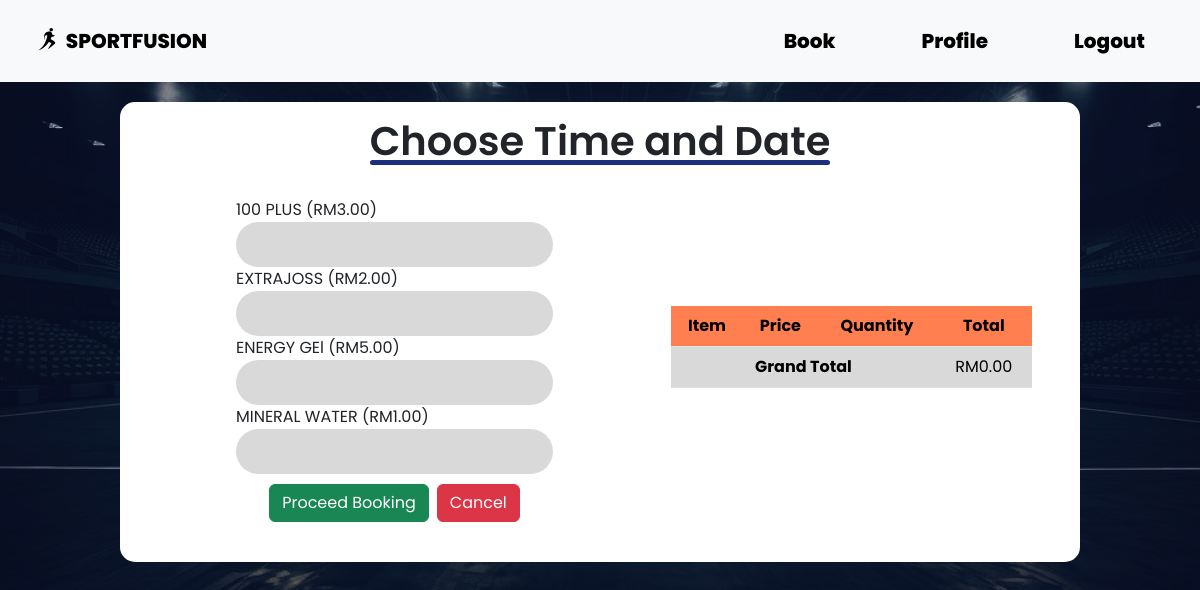
Page /cusAddOn.php (signed in) on the committed database.
### tables this page shows
CREATE TABLE `addon` (
  `ADDONID` int NOT NULL,
  `ADDONNAME` varchar(255) NOT NULL,
  `ADDONPRICE` decimal(10,2) DEFAULT NULL,
  `ADDONQUANTITY` int DEFAULT NULL
);

### cusAddOn.php (the view, shortened to what this page needs)
<!DOCTYPE html>
<html lang="en">
<head>
    <link rel="stylesheet" href="style.css">
    <link rel="stylesheet" href="css/bootstrap.min.css">
</head>
<body>
    <header>
        <nav class="navbar navbar-expand-lg navbar-light bg-light">
            <div class="container-fluid">
                <a class="navbar-brand" href="homeCus.php">
                    <img src="resource/logo.svg" alt="Logo" width="30" height="24" class="d-inline-block align-text-top">
                    SPORTFUSION
                </a>
                <div class="collapse navbar-collapse" id="navbarNav">
                    <ul class="navbar-nav ms-auto">
                        <li class="nav-item">
                            <a class="nav-link" href="cusCheckTime.php">Book</a>
                        </li>
                        <li class="nav-item">
                            <a class="nav-link" href="profile.php">Profile</a>
                        </li>
                        <li class="nav-item">
                            <a class="nav-link" href="logout.php">Logout</a>
                        </li>
                    </ul>
                </div>
            </div>
        </nav>
    </header>
    <div class="check-container">
        <div class="check-header">
            <h1>Choose Time and Date</h1>
        </div>
        <table class="content">
            <tr>
                <td>
                    <div class="check-wrapper">
                        <form id="addonForm" action="processBooking.php" method="post">
                            <div class="input-box">
                                <?php
                                include "config.php";
                                $sql = "SELECT ADDONID, ADDONNAME, ADDONPRICE FROM ADDON";
                                $result = $conn->query($sql);
                                if ($result->num_rows > 0) {
                                    while ($row = $result->fetch_assoc()) {
                                        echo "<div class='addon-item'>";
                                        echo "<label>" . $row['ADDONNAME'] . " (RM" . $row['ADDONPRICE'] . ")</label>";
                                        echo "<input type='number' class='form-control addon-quantity' data-id='" . $row['ADDONID'] . "' data-name='" . $row['ADDONNAME'] . "' data-price='" . $row['ADDONPRICE'] . "' id='quantity_" . $row['ADDONID'] . "' name='quantity[" . $row['ADDONID'] . "]' min='0'>";
                                        echo "</div>";
                                    }
                                } else {
                                    echo "<p>No options available</p>";
                                }
                                ?>
                            </div>
                            <div class="input-box d-flex justify-content-center gap-2">
                                <button type="submit" class="btn btn-success">Proceed Booking</button>
                                <a href="homeCus.php" class="btn btn-danger ml-3">Cancel</a>
                            </div>
                        </form>
                    </div>
                </td>
                <td class="center-cell">
                    <div class="check-table">
                        <table class="table">
                            <thead>
                                <tr>
                                    <th>Item</th>
                                    <th>Price</th>
                                    <th>Quantity</th>
                                    <th>Total</th>
                                </tr>
                            </thead>
                            <tbody id="priceTable">
                                <tr id="grandTotalRow">
                                    <td colspan="3"><strong>Grand Total</strong></td>
                                    <td id="grandTotal">RM0.00</td>
                                </tr>
                            </tbody>
                        </table>
                    </div>
                </td>
            </tr>
        </table>
    </div>
</body>
</html>

### style.css (style rules this page uses)
* { margin: 0; padding: 0; box-sizing: border-box; font-family: "Poppins", Arial, Helvetica, sans-serif; }
body { background: url(resource/bgRsc.png); background-size: cover; background-repeat: no-repeat; }
header { display: flex; justify-content: flex-end; align-items: center; }
.navbar { display: flex; justify-content: space-between; align-items: center; padding: 10px; width: 100%; background-color: #ffffff; }
.navbar ul { list-style: none; display: flex; margin-right: 20px; }
.navbar ul li { margin-left: 20px; }
.navbar ul li { text-decoration: none; color: #ffffff; font-weight: 600; padding: 10px 15px; border-radius: 5px; }
.navbar a { font-size: 20px; color: #000000; text-decoration: none; font-weight: 800; position: relative; margin-left: 20px; }
.navbar a::after { content: ""; display: block; height: 4px; border-radius: 15px; width: 100%; background-color: #FF8A1E; transform: scaleX(0); transform-origin: left; transition: transform 0.2s ease; position: absolute; bottom: -3px; left: -5px; }

### cusAddOn.php (style rules this page uses)
.check-container { background-color: #fff; width: 80%; margin: 20px auto; border-radius: 15px; display: flex; flex-direction: column; justify-content: center; align-items: center; padding-bottom: 40px; }
.check-header { padding: 15px; }
.check-header h1 { display: inline-block; position: relative; font-family: 'Poppins'; font-weight: 600; }
.check-header h1::after { content: ''; position: absolute; left: 0; bottom: 0; width: 100%; height: 5px; background: #1A307F; border-radius: 3px; }
.check-wrapper { width: 90%; }
.check-wrapper form { display: flex; flex-direction: column; justify-content: center; align-items: center; }
.input-box { width: 70%; margin-top: 10px; }
.input-box input, .input-box select { height: 100%; width: 100%; background-color: #d9d9d9; border: none; outline: none; border-radius: 30px; font-size: 16px; color: #000000; padding: 10px 45px 10px 20px; }
.content { width: 90%; }
.check-table table { width: 100%; text-align: center; }
.check-table th { background-color: coral; }
.check-table td { background-color: #d9d9d9; text-align: center; }

### rows in the picture
addon: ADDONNAME "100 PLUS", ADDONPRICE "3.00"
addon: ADDONNAME "EXTRAJOSS", ADDONPRICE "2.00"
addon: ADDONNAME "ENERGY GEl", ADDONPRICE "5.00"
addon: ADDONNAME "MINERAL WATER", ADDONPRICE "1.00"
